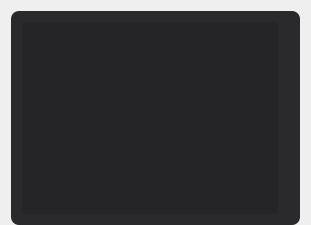
<?xml version="1.0" encoding="UTF-8"?>
<ui version="4.0">
 <class>CLO3D::UI::ListNavigationWidget</class>
 <widget class="QWidget" name="CLO3D::UI::ListNavigationWidget">
  <property name="geometry">
   <rect>
    <x>0</x>
    <y>0</y>
    <width>311</width>
    <height>225</height>
   </rect>
  </property>
  <property name="windowTitle">
   <string>CLO3D::UI::ListNavigationWidget</string>
  </property>
  <layout class="QHBoxLayout" name="horizontalLayout_2">
   <property name="bottomMargin">
    <number>0</number>
   </property>
   <item>
    <widget class="QWidget" name="contentWrapper" native="true">
     <property name="styleSheet">
      <string notr="true">#contentWrapper {
	border-radius: 8px;
	background: rgba(42, 42, 45, 255);
}</string>
     </property>
     <layout class="QHBoxLayout" name="horizontalLayout">
      <property name="spacing">
       <number>11</number>
      </property>
      <property name="leftMargin">
       <number>11</number>
      </property>
      <property name="topMargin">
       <number>11</number>
      </property>
      <property name="rightMargin">
       <number>11</number>
      </property>
      <property name="bottomMargin">
       <number>11</number>
      </property>
      <item>
       <widget class="QListWidget" name="listWidget">
        <property name="sizePolicy">
         <sizepolicy hsizetype="Minimum" vsizetype="Expanding">
          <horstretch>0</horstretch>
          <verstretch>0</verstretch>
         </sizepolicy>
        </property>
        <property name="styleSheet">
         <string notr="true">background: rgba(37, 37, 40, 255);
border-radius: 2px;</string>
        </property>
       </widget>
      </item>
      <item>
       <widget class="QStackedWidget" name="stackedWidget">
        <property name="sizePolicy">
         <sizepolicy hsizetype="Expanding" vsizetype="Preferred">
          <horstretch>0</horstretch>
          <verstretch>0</verstretch>
         </sizepolicy>
        </property>
        <property name="styleSheet">
         <string notr="true">QStackedWidget {
    background: transparent;
}

QCheckBox {
    background: transparent;
    border: none;
    color: rgba(225, 225, 228, 255);
    outline: none;
    spacing: 6px;
}

QCheckBox:focus {
    color: rgba(225, 225, 228, 255);
}

QCheckBox:hover,
QCheckBox:checked {
    color: rgba(225, 225, 228, 255);
}

QCheckBox:disabled {
    color: rgba(70, 70, 73, 255);
}

QCheckBox::indicator {
    width: 12px;
    height: 12px;
}

QCheckBox::indicator:unchecked {
    image: url(:/Resources/CommonIcon/Checkbox Off Normal.svg);
}

QCheckBox::indicator:unchecked:hover,
QCheckBox::indicator:unchecked:focus {
    image: url(:/Resources/CommonIcon/Checkbox Off Selected.svg);
}

QCheckBox::indicator:unchecked:disabled {
    image: url(:/Resources/CommonIcon/Checkbox Off Disabled.svg);
}

QCheckBox::indicator:checked,
QCheckBox::indicator:checked:hover,
QCheckBox::indicator:checked:focus {
    image: url(:/Resources/CommonIcon/Checkbox On Selected.svg);
}

QCheckBox::indicator:checked:disabled {
    image: url(:/Resources/CommonIcon/Checkbox On Disabled.svg);
}
         </string>
        </property>
       </widget>
      </item>
     </layout>
    </widget>
   </item>
  </layout>
 </widget>
 <resources/>
 <connections>
  <connection>
   <sender>listWidget</sender>
   <signal>currentRowChanged(int)</signal>
   <receiver>stackedWidget</receiver>
   <slot>setCurrentIndex(int)</slot>
   <hints>
    <hint type="sourcelabel">
     <x>149</x>
     <y>106</y>
    </hint>
    <hint type="destinationlabel">
     <x>288</x>
     <y>106</y>
    </hint>
   </hints>
  </connection>
 </connections>
</ui>
